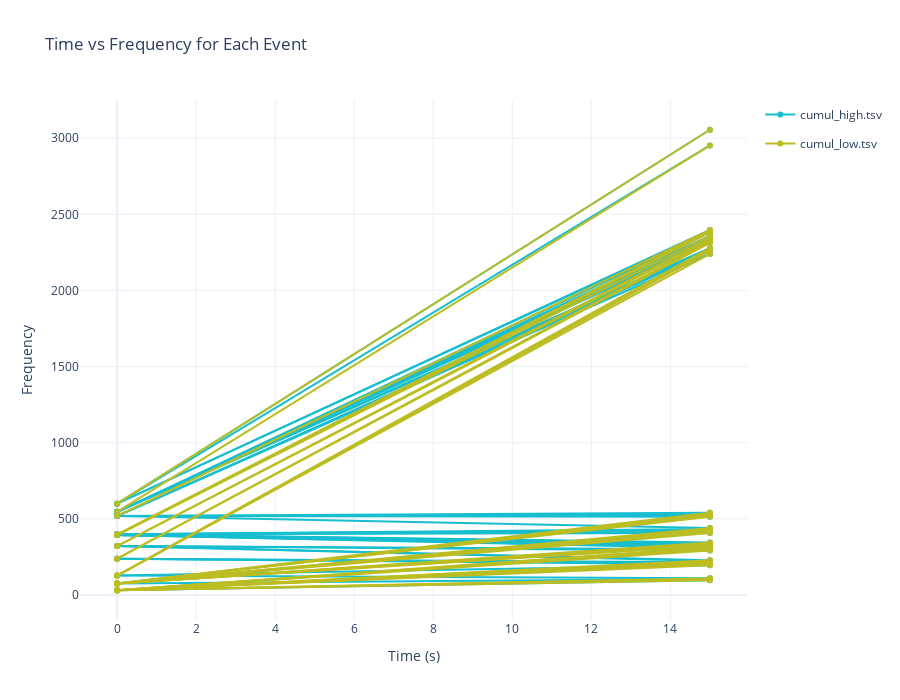

Notebook cell for this chart:
### Markdown cell above
2D for data with time domain

### Code cell
from multiplotter import plot_combined

plot_combined(files=['cumul_high.tsv', 'cumul_low.tsv'])

# use following syntax:
# files = ['file1.tsv']
# dfs = [df2]
# labels = ["Label for df2"]
# plot_combined(files=files, dfs=dfs, labels=labels)

### Figure 1 — Plotly figure (JSON) as saved in the notebook; plotly's stock layout.template omitted (floating-point values rounded to 4 significant figures)
{"data": [{"legendgroup": "cumul_high.tsv", "line": {"color": "#17becf", "width": 2}, "mode": "lines+markers", "name": "cumul_high.tsv", "showlegend": true, "type": "scatter", "x": [0, 15], "y": [31.25, 97.37]}, {"legendgroup": "cumul_high.tsv", "line": {"color": "#17becf", "width": 2}, "mode": "lines+markers", "name": "cumul_high.tsv", "showlegend": false, "type": "scatter", "x": [0, 15], "y": [75, 105.3]}, {"legendgroup": "cumul_high.tsv", "line": {"color": "#17becf", "width": 2}, "mode": "lines+markers", "name": "cumul_high.tsv", "showlegend": false, "type": "scatter", "x": [0, 15], "y": [127.5, 110.5]}, {"legendgroup": "cumul_high.tsv", "line": {"color": "#17becf", "width": 2}, "mode": "lines+markers", "name": "cumul_high.tsv", "showlegend": false, "type": "scatter", "x": [0, 15], "y": [127.5, 194.7]}, {"legendgroup": "cumul_high.tsv", "line": {"color": "#17becf", "width": 2}, "mode": "lines+markers", "name": "cumul_high.tsv", "showlegend": false, "type": "scatter", "x": [0, 15], "y": [238.8, 202.6]}, {"legendgroup": "cumul_high.tsv", "line": {"color": "#17becf", "width": 2}, "mode": "lines+markers", "name": "cumul_high.tsv", "showlegend": false, "type": "scatter", "x": [0, 15], "y": [238.8, 210.5]}, {"legendgroup": "cumul_high.tsv", "line": {"color": "#17becf", "width": 2}, "mode": "lines+markers", "name": "cumul_high.tsv", "showlegend": false, "type": "scatter", "x": [0, 15], "y": [238.8, 215.8]}, {"legendgroup": "cumul_high.tsv", "line": {"color": "#17becf", "width": 2}, "mode": "lines+markers", "name": "cumul_high.tsv", "showlegend": false, "type": "scatter", "x": [0, 15], "y": [321.2, 223.7]}, {"legendgroup": "cumul_high.tsv", "line": {"color": "#17becf", "width": 2}, "mode": "lines+markers", "name": "cumul_high.tsv", "showlegend": false, "type": "scatter", "x": [0, 15], "y": [321.2, 228.9]}, {"legendgroup": "cumul_high.tsv", "line": {"color": "#17becf", "width": 2}, "mode": "lines+markers", "name": "cumul_high.tsv", "showlegend": false, "type": "scatter", "x": [0, 15], "y": [321.2, 292.1]}, {"legendgroup": "cumul_high.tsv", "line": {"color": "#17becf", "width": 2}, "mode": "lines+markers", "name": "cumul_high.tsv", "showlegend": false, "type": "scatter", "x": [0, 15], "y": [321.2, 300]}, {"legendgroup": "cumul_high.tsv", "line": {"color": "#17becf", "width": 2}, "mode": "lines+markers", "name": "cumul_high.tsv", "showlegend": false, "type": "scatter", "x": [0, 15], "y": [393.8, 307.9]}, {"legendgroup": "cumul_high.tsv", "line": {"color": "#17becf", "width": 2}, "mode": "lines+markers", "name": "cumul_high.tsv", "showlegend": false, "type": "scatter", "x": [0, 15], "y": [393.8, 313.2]}, {"legendgroup": "cumul_high.tsv", "line": {"color": "#17becf", "width": 2}, "mode": "lines+markers", "name": "cumul_high.tsv", "showlegend": false, "type": "scatter", "x": [0, 15], "y": [393.8, 321.1]}, {"legendgroup": "cumul_high.tsv", "line": {"color": "#17becf", "width": 2}, "mode": "lines+markers", "name": "cumul_high.tsv", "showlegend": false, "type": "scatter", "x": [0, 15], "y": [393.8, 328.9]}, {"legendgroup": "cumul_high.tsv", "line": {"color": "#17becf", "width": 2}, "mode": "lines+markers", "name": "cumul_high.tsv", "showlegend": false, "type": "scatter", "x": [0, 15], "y": [393.8, 334.2]}, {"legendgroup": "cumul_high.tsv", "line": {"color": "#17becf", "width": 2}, "mode": "lines+markers", "name": "cumul_high.tsv", "showlegend": false, "type": "scatter", "x": [0, 15], "y": [398.8, 339.5]}, {"legendgroup": "cumul_high.tsv", "line": {"color": "#17becf", "width": 2}, "mode": "lines+markers", "name": "cumul_high.tsv", "showlegend": false, "type": "scatter", "x": [0, 15], "y": [398.8, 344.7]}, {"legendgroup": "cumul_high.tsv", "line": {"color": "#17becf", "width": 2}, "mode": "lines+markers", "name": "cumul_high.tsv", "showlegend": false, "type": "scatter", "x": [0, 15], "y": [398.8, 407.9]}, {"legendgroup": "cumul_high.tsv", "line": {"color": "#17becf", "width": 2}, "mode": "lines+markers", "name": "cumul_high.tsv", "showlegend": false, "type": "scatter", "x": [0, 15], "y": [398.8, 415.8]}, {"legendgroup": "cumul_high.tsv", "line": {"color": "#17becf", "width": 2}, "mode": "lines+markers", "name": "cumul_high.tsv", "showlegend": false, "type": "scatter", "x": [0, 15], "y": [398.8, 426.3]}, {"legendgroup": "cumul_high.tsv", "line": {"color": "#17becf", "width": 2}, "mode": "lines+markers", "name": "cumul_high.tsv", "showlegend": false, "type": "scatter", "x": [0, 15], "y": [398.8, 434.2]}, {"legendgroup": "cumul_high.tsv", "line": {"color": "#17becf", "width": 2}, "mode": "lines+markers", "name": "cumul_high.tsv", "showlegend": false, "type": "scatter", "x": [0, 15], "y": [518.8, 439.5]}, {"legendgroup": "cumul_high.tsv", "line": {"color": "#17becf", "width": 2}, "mode": "lines+markers", "name": "cumul_high.tsv", "showlegend": false, "type": "scatter", "x": [0, 15], "y": [518.8, 513.2]}, {"legendgroup": "cumul_high.tsv", "line": {"color": "#17becf", "width": 2}, "mode": "lines+markers", "name": "cumul_high.tsv", "showlegend": false, "type": "scatter", "x": [0, 15], "y": [518.8, 518.4]}, {"legendgroup": "cumul_high.tsv", "line": {"color": "#17becf", "width": 2}, "mode": "lines+markers", "name": "cumul_high.tsv", "showlegend": false, "type": "scatter", "x": [0, 15], "y": [518.8, 528.9]}, {"legendgroup": "cumul_high.tsv", "line": {"color": "#17becf", "width": 2}, "mode": "lines+markers", "name": "cumul_high.tsv", "showlegend": false, "type": "scatter", "x": [0, 15], "y": [518.8, 539.5]}, {"legendgroup": "cumul_high.tsv", "line": {"color": "#17becf", "width": 2}, "mode": "lines+markers", "name": "cumul_high.tsv", "showlegend": false, "type": "scatter", "x": [0, 15], "y": [518.8, 2239.0]}, {"legendgroup": "cumul_high.tsv", "line": {"color": "#17becf", "width": 2}, "mode": "lines+markers", "name": "cumul_high.tsv", "showlegend": false, "type": "scatter", "x": [0, 15], "y": [518.8, 2258.0]}, {"legendgroup": "cumul_high.tsv", "line": {"color": "#17becf", "width": 2}, "mode": "lines+markers", "name": "cumul_high.tsv", "showlegend": false, "type": "scatter", "x": [0, 15], "y": [546.2, 2266.0]}, {"legendgroup": "cumul_high.tsv", "line": {"color": "#17becf", "width": 2}, "mode": "lines+markers", "name": "cumul_high.tsv", "showlegend": false, "type": "scatter", "x": [0, 15], "y": [546.2, 2279.0]}, {"legendgroup": "cumul_high.tsv", "line": {"color": "#17becf", "width": 2}, "mode": "lines+markers", "name": "cumul_high.tsv", "showlegend": false, "type": "scatter", "x": [0, 15], "y": [546.2, 2313.0]}, {"legendgroup": "cumul_high.tsv", "line": {"color": "#17becf", "width": 2}, "mode": "lines+markers", "name": "cumul_high.tsv", "showlegend": false, "type": "scatter", "x": [0, 15], "y": [546.2, 2324.0]}, {"legendgroup": "cumul_high.tsv", "line": {"color": "#17becf", "width": 2}, "mode": "lines+markers", "name": "cumul_high.tsv", "showlegend": false, "type": "scatter", "x": [0, 15], "y": [546.2, 2332.0]}, {"legendgroup": "cumul_high.tsv", "line": {"color": "#17becf", "width": 2}, "mode": "lines+markers", "name": "cumul_high.tsv", "showlegend": false, "type": "scatter", "x": [0, 15], "y": [546.2, 2345.0]}, {"legendgroup": "cumul_high.tsv", "line": {"color": "#17becf", "width": 2}, "mode": "lines+markers", "name": "cumul_high.tsv", "showlegend": false, "type": "scatter", "x": [0, 15], "y": [546.2, 2361.0]}, {"legendgroup": "cumul_high.tsv", "line": {"color": "#17becf", "width": 2}, "mode": "lines+markers", "name": "cumul_high.tsv", "showlegend": false, "type": "scatter", "x": [0, 15], "y": [546.2, 2382.0]}, {"legendgroup": "cumul_high.tsv", "line": {"color": "#17becf", "width": 2}, "mode": "lines+markers", "name": "cumul_high.tsv", "showlegend": false, "type": "scatter", "x": [0, 15], "y": [600, 2392.0]}, {"legendgroup": "cumul_high.tsv", "line": {"color": "#17becf", "width": 2}, "mode": "lines+markers", "name": "cumul_high.tsv", "showlegend": false, "type": "scatter", "x": [0, 15], "y": [600, 2397.0]}, {"legendgroup": "cumul_high.tsv", "line": {"color": "#17becf", "width": 2}, "mode": "lines+markers", "name": "cumul_high.tsv", "showlegend": false, "type": "scatter", "x": [0, 15], "y": [600, 2953.0]}, {"legendgroup": "cumul_high.tsv", "line": {"color": "#17becf", "width": 2}, "mode": "lines+markers", "name": "cumul_high.tsv", "showlegend": false, "type": "scatter", "x": [0, 15], "y": [600, 3055.0]}, {"legendgroup": "cumul_low.tsv", "line": {"color": "#bcbd22", "width": 2}, "mode": "lines+markers", "name": "cumul_low.tsv", "showlegend": true, "type": "scatter", "x": [0, 15], "y": [31.25, 97.37]}, {"legendgroup": "cumul_low.tsv", "line": {"color": "#bcbd22", "width": 2}, "mode": "lines+markers", "name": "cumul_low.tsv", "showlegend": false, "type": "scatter", "x": [0, 15], "y": [31.25, 105.3]}, {"legendgroup": "cumul_low.tsv", "line": {"color": "#bcbd22", "width": 2}, "mode": "lines+markers", "name": "cumul_low.tsv", "showlegend": false, "type": "scatter", "x": [0, 15], "y": [31.25, 110.5]}, {"legendgroup": "cumul_low.tsv", "line": {"color": "#bcbd22", "width": 2}, "mode": "lines+markers", "name": "cumul_low.tsv", "showlegend": false, "type": "scatter", "x": [0, 15], "y": [31.25, 194.7]}, {"legendgroup": "cumul_low.tsv", "line": {"color": "#bcbd22", "width": 2}, "mode": "lines+markers", "name": "cumul_low.tsv", "showlegend": false, "type": "scatter", "x": [0, 15], "y": [31.25, 202.6]}, {"legendgroup": "cumul_low.tsv", "line": {"color": "#bcbd22", "width": 2}, "mode": "lines+markers", "name": "cumul_low.tsv", "showlegend": false, "type": "scatter", "x": [0, 15], "y": [31.25, 210.5]}, {"legendgroup": "cumul_low.tsv", "line": {"color": "#bcbd22", "width": 2}, "mode": "lines+markers", "name": "cumul_low.tsv", "showlegend": false, "type": "scatter", "x": [0, 15], "y": [31.25, 215.8]}, {"legendgroup": "cumul_low.tsv", "line": {"color": "#bcbd22", "width": 2}, "mode": "lines+markers", "name": "cumul_low.tsv", "showlegend": false, "type": "scatter", "x": [0, 15], "y": [31.25, 223.7]}, {"legendgroup": "cumul_low.tsv", "line": {"color": "#bcbd22", "width": 2}, "mode": "lines+markers", "name": "cumul_low.tsv", "showlegend": false, "type": "scatter", "x": [0, 15], "y": [31.25, 228.9]}, {"legendgroup": "cumul_low.tsv", "line": {"color": "#bcbd22", "width": 2}, "mode": "lines+markers", "name": "cumul_low.tsv", "showlegend": false, "type": "scatter", "x": [0, 15], "y": [31.25, 292.1]}, {"legendgroup": "cumul_low.tsv", "line": {"color": "#bcbd22", "width": 2}, "mode": "lines+markers", "name": "cumul_low.tsv", "showlegend": false, "type": "scatter", "x": [0, 15], "y": [31.25, 300]}, {"legendgroup": "cumul_low.tsv", "line": {"color": "#bcbd22", "width": 2}, "mode": "lines+markers", "name": "cumul_low.tsv", "showlegend": false, "type": "scatter", "x": [0, 15], "y": [31.25, 307.9]}, {"legendgroup": "cumul_low.tsv", "line": {"color": "#bcbd22", "width": 2}, "mode": "lines+markers", "name": "cumul_low.tsv", "showlegend": false, "type": "scatter", "x": [0, 15], "y": [31.25, 313.2]}, {"legendgroup": "cumul_low.tsv", "line": {"color": "#bcbd22", "width": 2}, "mode": "lines+markers", "name": "cumul_low.tsv", "showlegend": false, "type": "scatter", "x": [0, 15], "y": [75, 321.1]}, {"legendgroup": "cumul_low.tsv", "line": {"color": "#bcbd22", "width": 2}, "mode": "lines+markers", "name": "cumul_low.tsv", "showlegend": false, "type": "scatter", "x": [0, 15], "y": [75, 328.9]}, {"legendgroup": "cumul_low.tsv", "line": {"color": "#bcbd22", "width": 2}, "mode": "lines+markers", "name": "cumul_low.tsv", "showlegend": false, "type": "scatter", "x": [0, 15], "y": [75, 334.2]}, {"legendgroup": "cumul_low.tsv", "line": {"color": "#bcbd22", "width": 2}, "mode": "lines+markers", "name": "cumul_low.tsv", "showlegend": false, "type": "scatter", "x": [0, 15], "y": [75, 339.5]}, {"legendgroup": "cumul_low.tsv", "line": {"color": "#bcbd22", "width": 2}, "mode": "lines+markers", "name": "cumul_low.tsv", "showlegend": false, "type": "scatter", "x": [0, 15], "y": [75, 344.7]}, {"legendgroup": "cumul_low.tsv", "line": {"color": "#bcbd22", "width": 2}, "mode": "lines+markers", "name": "cumul_low.tsv", "showlegend": false, "type": "scatter", "x": [0, 15], "y": [75, 407.9]}, {"legendgroup": "cumul_low.tsv", "line": {"color": "#bcbd22", "width": 2}, "mode": "lines+markers", "name": "cumul_low.tsv", "showlegend": false, "type": "scatter", "x": [0, 15], "y": [75, 415.8]}, {"legendgroup": "cumul_low.tsv", "line": {"color": "#bcbd22", "width": 2}, "mode": "lines+markers", "name": "cumul_low.tsv", "showlegend": false, "type": "scatter", "x": [0, 15], "y": [75, 426.3]}, {"legendgroup": "cumul_low.tsv", "line": {"color": "#bcbd22", "width": 2}, "mode": "lines+markers", "name": "cumul_low.tsv", "showlegend": false, "type": "scatter", "x": [0, 15], "y": [75, 434.2]}, {"legendgroup": "cumul_low.tsv", "line": {"color": "#bcbd22", "width": 2}, "mode": "lines+markers", "name": "cumul_low.tsv", "showlegend": false, "type": "scatter", "x": [0, 15], "y": [75, 439.5]}, {"legendgroup": "cumul_low.tsv", "line": {"color": "#bcbd22", "width": 2}, "mode": "lines+markers", "name": "cumul_low.tsv", "showlegend": false, "type": "scatter", "x": [0, 15], "y": [75, 513.2]}, {"legendgroup": "cumul_low.tsv", "line": {"color": "#bcbd22", "width": 2}, "mode": "lines+markers", "name": "cumul_low.tsv", "showlegend": false, "type": "scatter", "x": [0, 15], "y": [75, 518.4]}, {"legendgroup": "cumul_low.tsv", "line": {"color": "#bcbd22", "width": 2}, "mode": "lines+markers", "name": "cumul_low.tsv", "showlegend": false, "type": "scatter", "x": [0, 15], "y": [75, 528.9]}, {"legendgroup": "cumul_low.tsv", "line": {"color": "#bcbd22", "width": 2}, "mode": "lines+markers", "name": "cumul_low.tsv", "showlegend": false, "type": "scatter", "x": [0, 15], "y": [75, 539.5]}, {"legendgroup": "cumul_low.tsv", "line": {"color": "#bcbd22", "width": 2}, "mode": "lines+markers", "name": "cumul_low.tsv", "showlegend": false, "type": "scatter", "x": [0, 15], "y": [127.5, 2239.0]}, {"legendgroup": "cumul_low.tsv", "line": {"color": "#bcbd22", "width": 2}, "mode": "lines+markers", "name": "cumul_low.tsv", "showlegend": false, "type": "scatter", "x": [0, 15], "y": [127.5, 2258.0]}, {"legendgroup": "cumul_low.tsv", "line": {"color": "#bcbd22", "width": 2}, "mode": "lines+markers", "name": "cumul_low.tsv", "showlegend": false, "type": "scatter", "x": [0, 15], "y": [127.5, 2266.0]}, {"legendgroup": "cumul_low.tsv", "line": {"color": "#bcbd22", "width": 2}, "mode": "lines+markers", "name": "cumul_low.tsv", "showlegend": false, "type": "scatter", "x": [0, 15], "y": [127.5, 2279.0]}, {"legendgroup": "cumul_low.tsv", "line": {"color": "#bcbd22", "width": 2}, "mode": "lines+markers", "name": "cumul_low.tsv", "showlegend": false, "type": "scatter", "x": [0, 15], "y": [238.8, 2313.0]}, {"legendgroup": "cumul_low.tsv", "line": {"color": "#bcbd22", "width": 2}, "mode": "lines+markers", "name": "cumul_low.tsv", "showlegend": false, "type": "scatter", "x": [0, 15], "y": [238.8, 2324.0]}, {"legendgroup": "cumul_low.tsv", "line": {"color": "#bcbd22", "width": 2}, "mode": "lines+markers", "name": "cumul_low.tsv", "showlegend": false, "type": "scatter", "x": [0, 15], "y": [321.2, 2332.0]}, {"legendgroup": "cumul_low.tsv", "line": {"color": "#bcbd22", "width": 2}, "mode": "lines+markers", "name": "cumul_low.tsv", "showlegend": false, "type": "scatter", "x": [0, 15], "y": [321.2, 2345.0]}, {"legendgroup": "cumul_low.tsv", "line": {"color": "#bcbd22", "width": 2}, "mode": "lines+markers", "name": "cumul_low.tsv", "showlegend": false, "type": "scatter", "x": [0, 15], "y": [393.8, 2361.0]}, {"legendgroup": "cumul_low.tsv", "line": {"color": "#bcbd22", "width": 2}, "mode": "lines+markers", "name": "cumul_low.tsv", "showlegend": false, "type": "scatter", "x": [0, 15], "y": [393.8, 2382.0]}, {"legendgroup": "cumul_low.tsv", "line": {"color": "#bcbd22", "width": 2}, "mode": "lines+markers", "name": "cumul_low.tsv", "showlegend": false, "type": "scatter", "x": [0, 15], "y": [398.8, 2392.0]}, {"legendgroup": "cumul_low.tsv", "line": {"color": "#bcbd22", "width": 2}, "mode": "lines+markers", "name": "cumul_low.tsv", "showlegend": false, "type": "scatter", "x": [0, 15], "y": [518.8, 2397.0]}, {"legendgroup": "cumul_low.tsv", "line": {"color": "#bcbd22", "width": 2}, "mode": "lines+markers", "name": "cumul_low.tsv", "showlegend": false, "type": "scatter", "x": [0, 15], "y": [546.2, 2953.0]}, {"legendgroup": "cumul_low.tsv", "line": {"color": "#bcbd22", "width": 2}, "mode": "lines+markers", "name": "cumul_low.tsv", "showlegend": false, "type": "scatter", "x": [0, 15], "y": [600, 3055.0]}], "layout": {"height": 700, "title": {"text": "Time vs Frequency for Each Event"}, "width": 900, "xaxis": {"autorange": true, "range": [-0.9414, 15.94], "title": {"text": "Time (s)"}, "type": "linear"}, "yaxis": {"autorange": true, "range": [-164.1, 3251.0], "title": {"text": "Frequency"}, "type": "linear"}}}
